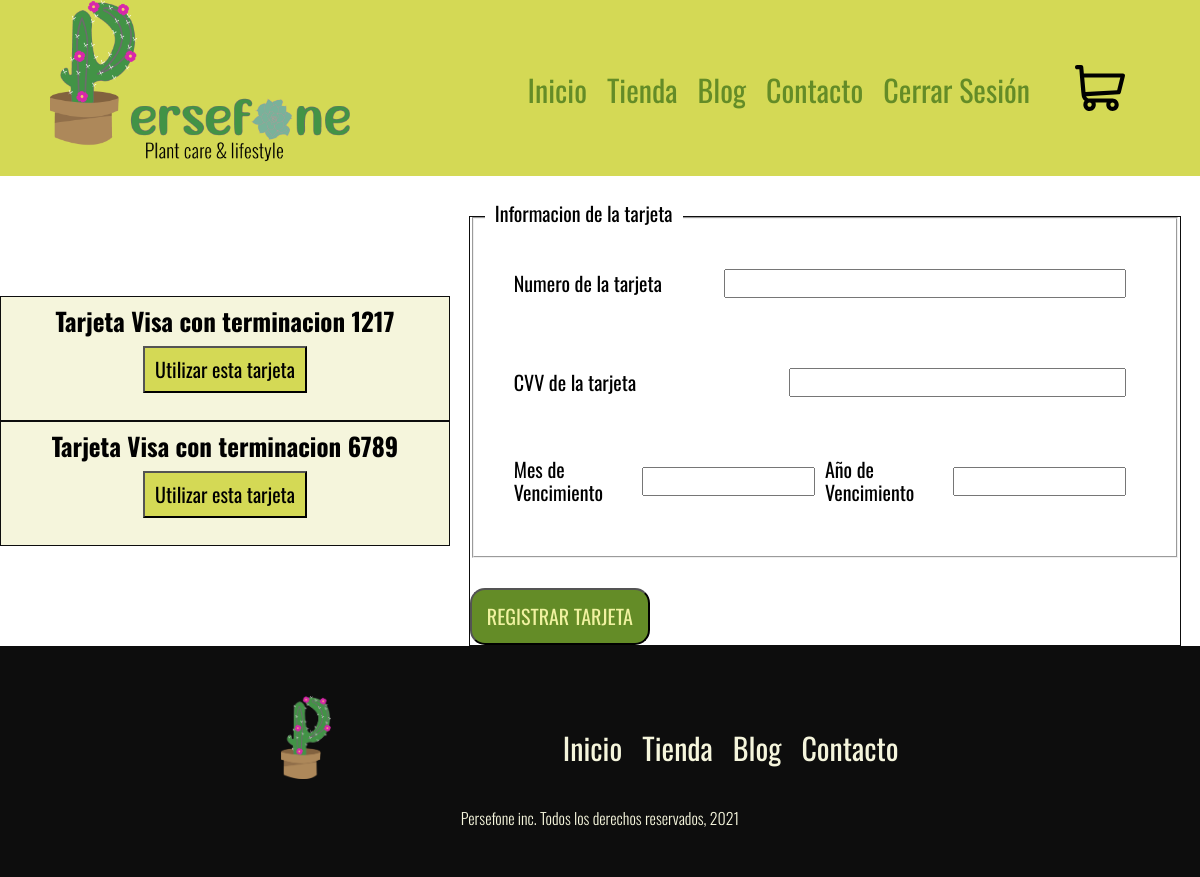
Page /pantallaPagos.php (signed in) on the committed database.
### tables this page shows
CREATE TABLE `tarjeta` (
  `idtarjeta` int(11) NOT NULL AUTO_INCREMENT,
  `numero` varchar(16) NOT NULL,
  `cvv` varchar(4) NOT NULL,
  `vencimiento` varchar(5) NOT NULL,
  `idCliente` int(11) DEFAULT NULL,
  PRIMARY KEY (`idtarjeta`),
  UNIQUE KEY `numero_UNIQUE` (`numero`),
  KEY `fk_idCliente_1_idx` (`idCliente`),
  CONSTRAINT `fk_idCliente_1` FOREIGN KEY (`idCliente`) REFERENCES `cliente` (`idcliente`) ON DELETE NO ACTION ON UPDATE NO ACTION
);

### pantallaPagos.php (the view, shortened to what this page needs)
<?php
    require('base/header.php');
    $db = conectarDB();
    $query = "SELECT idcliente FROM cliente WHERE email = '${correo}'";
    $resultado = mysqli_query($db, $query);
    $idCliente = mysqli_fetch_assoc($resultado);
    $idCliente = $idCliente['idcliente'];
    $tieneTarjeta = false;
    $query = "SELECT * FROM tarjeta WHERE idCliente = ${idCliente}";
    $resultado = mysqli_query($db, $query);
    if($resultado->num_rows == 0) $tieneTarjeta = false;
    else $tieneTarjeta = true;
?>
<div class="pantallaPagos">
    <aside class="tarjetas">
        <?php if($tieneTarjeta):?>
        <?php while($tarjeta = mysqli_fetch_assoc($resultado)):?>
        <?php
                $numero = str_split($tarjeta['numero']);
                $tipo = '';
                $terminacion = $numero[12].$numero[13].$numero[14].$numero[15];
                if($numero[0] == 4) $tipo = 'Visa';
            ?>
        <div class="tarjeta">
            <p><?php echo "Tarjeta ${tipo} con terminacion ${terminacion}";?></p>
            <form method="POST">
                <input type="submit" value="Utilizar esta tarjeta" class="useCard">
            </form>
        </div>
        <?php endwhile; ?>
        <?php endif;?>
    </aside>
    <main class="contenedor">
        <form method="POST" class="formulario-tarjeta">
            <fieldset>
                <legend>Informacion de la tarjeta</legend>
                <div class="campo1">
                    <label for="numero">Numero de la tarjeta</label>
                    <input type="number" id="numero" name="numero" value="<?php echo $_POST['numero'];?>">
                </div>
                <div class="campo1">
                    <label for="cvv">CVV de la tarjeta</label>
                    <input type="number" id="cvv" name="cvv" value="<?php echo $_POST['cvv'];?>" min='001' max='9999'>
                </div>
                <div class="campo1">
                    <label for="mes">Mes de Vencimiento</label>
                    <input type="number" id="mes" name="mes" value="<?php echo $_POST['mes'];?>" min='01' max='12'>
                    <label for="ano">Año de Vencimiento</label>
                    <input type="number" id="ano" name="ano" value="<?php echo $_POST['ano'];?>" min='00' max='99'>
                </div>
            </fieldset>
            <input type="submit" value="Registrar Tarjeta" class="button">
        </form>
    </main>
</div>
<?php
    require('base/footer.php');

### build/css/app.css (style rules this page uses)
html { line-height:1.15;-webkit-text-size-adjust:100% }
body { margin:0 }
main { display:block }
button,input,optgroup,select,textarea { font-family:inherit;font-size:100%;line-height:1.15;margin:0 }
button,input { overflow:visible }
[type=button],[type=reset],[type=submit],button { -webkit-appearance:button }
fieldset { padding:.35em .75em .625em }
legend { box-sizing:border-box;color:inherit;display:table;max-width:100%;padding:0;white-space:normal }
html { box-sizing:border-box;font-size:62.5% }
*,:after,:before { box-sizing:inherit }
body { font-family:Oswald }
p { margin:0;font-size:1.6rem;font-weight:300;text-align:center }
.contenedor { margin:0 auto;max-width:120 rem;width:95% }
.button { font-size:2rem;margin:3rem auto 0;text-align:center;background-color:#648c27;color:#f0f2a0;padding:1.5rem;border-radius:1.5rem;text-transform:uppercase }
.pantallaPagos { display:flex;flex-direction:column;align-items:center;justify-content:space-between }
@media (min-width:768px) { .pantallaPagos { display:grid;grid-template-columns:1fr 3fr } }
.tarjetas { display:flex;flex-direction:column;width:100%;align-items:center;justify-content:space-between;margin:2rem auto }
@media (min-width:768px) { .tarjetas { grid-column:1/2;width:45rem } }
.tarjetas .tarjeta { display:flex;flex-direction:column;align-items:center;border:1px solid #0d0d0d;padding:1rem;background-color:beige;width:100%;height:12.5rem }
.tarjetas .tarjeta p { font-size:2.5rem;margin-bottom:1rem;font-weight:700 }
.tarjetas .tarjeta .useCard { background-color:#d4d955;padding:1rem;font-size:2rem;transition:.5s ease-in-out }
.formulario-tarjeta { border:1px solid #0d0d0d;position:relative;margin-top:2rem }
.formulario-tarjeta legend { font-size:2rem;position:absolute;top:-2.5rem;left:1.5rem;background-color:#fff;padding:1rem }
.formulario-tarjeta fieldset { padding:2rem }
.formulario-tarjeta label { font-size:2rem }
.formulario-tarjeta .campo1 { display:flex;margin-bottom:1rem;padding:2rem;flex-direction:column;justify-content:center;align-items:center }
@media (min-width:768px) { .formulario-tarjeta .campo1 { flex-direction:row } }
.formulario-tarjeta .campo1 label { flex:1 }
.formulario-tarjeta .campo1 input { flex:auto;font-size:2rem;margin:1rem }

### rows in the picture
tarjeta: numero "Visa", numero "1217"
tarjeta: numero "Visa", numero "6789"
